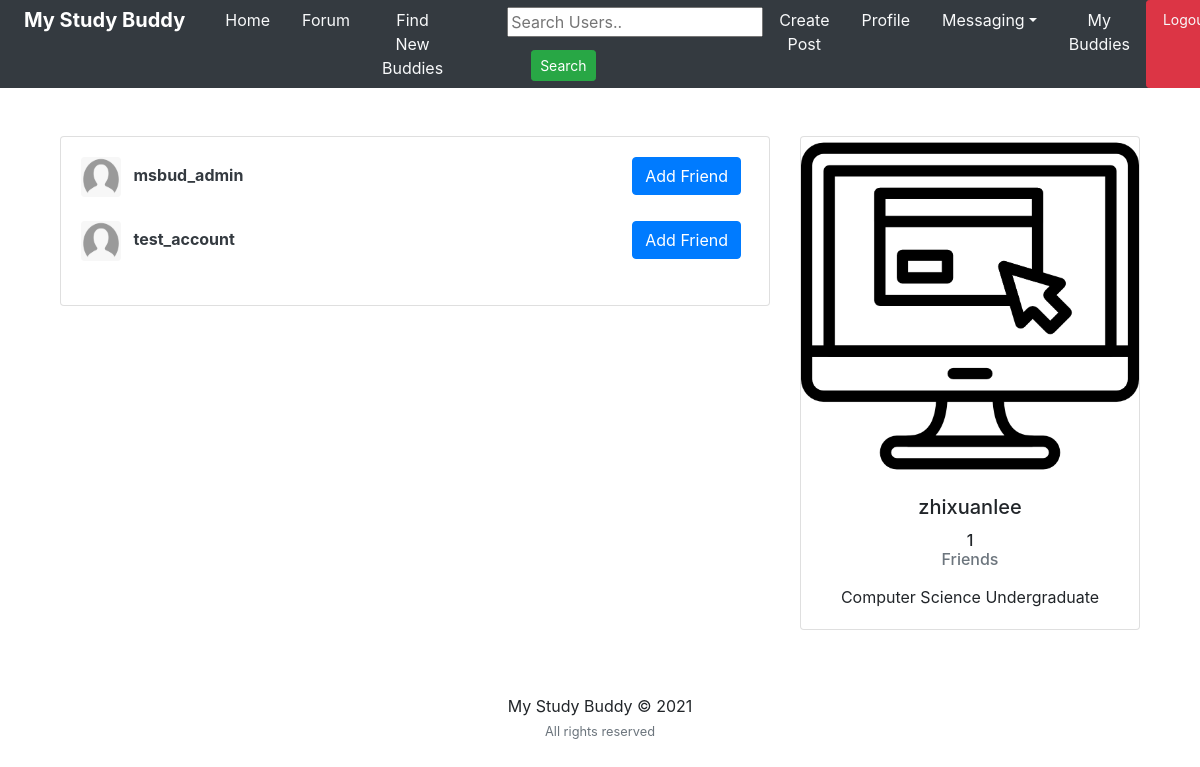
The page /users/ (signed in) on the database its author committed.
### users/models.py (models this page shows)
class Profile(models.Model):
	user = models.OneToOneField(User, on_delete=models.CASCADE)
	image = models.ImageField(default='default.png', upload_to='profile_pics')
	slug = AutoSlugField(populate_from='user')
	bio = models.CharField(max_length=255, blank=True)
	friends = models.ManyToManyField("Profile", blank=True)
	def __str__(self):
		return str(self.user.username)
	def get_absolute_url(self):
		return "/users/{}".format(self.slug)

### users/views.py (the view)
# urls.py: path('users/', user_views.users_list, name='users_list'),
@login_required
def users_list(request):
	users = Profile.objects.exclude(user=request.user)
	sent_friend_requests = FriendRequest.objects.filter(from_user=request.user)
	sent_to = []
	friends = []
	for user in users:
		friend = user.friends.all()
		for f in friend:
			if f in friends:
				friend = friend.exclude(user=f.user)
		friends+=friend
	my_friends = request.user.profile.friends.all()
	for i in my_friends:
		if i in friends:
			friends.remove(i)
	if request.user.profile in friends:
		friends.remove(request.user.profile)
	random_list = random.sample(list(users), min(len(list(users)), 10))
	for r in random_list:
		if r in friends:
			random_list.remove(r)
	friends+=random_list
	for i in my_friends:
		if i in friends:
			friends.remove(i)
	for se in sent_friend_requests:
		sent_to.append(se.to_user)
	context = {
		'users': friends,
		'sent': sent_to
	}
	return render(request, "users/users_list.html", context)

### users/templates/users/users_list.html (shortened to what this page needs)
{% extends "feed/layout.html" %} {% load static %}
{% block searchform %}
<form
  class="form-inline my-2 my-lg-0 ml-5"
  action="{% url 'search_users' %}"
  method="get"
>
  <input name="q" type="text" placeholder="Search Users.." />
  <button class="btn btn-success btn-sm my-2 my-sm-0 ml-4" type="submit">
    Search
  </button>
</form>
{% endblock searchform %} {% block content %}
<div class="container">
  <div class="row">
    <div class="col-md-8">
      {% if users %}
      <div class="card card-signin my-5">
        <div class="card-body">
          {% for user_p in users %}
          <a href="{{ user_p.get_absolute_url }}"
            ><img
              src="{{ user_p.image.url }}"
              class="rounded mr-2"
              width="40"
              height="40"
              alt=""
          /></a>
          <a class="text-dark" href="{{ user_p.get_absolute_url }}"
            ><b>{{ user_p }}</b></a
          >
          {% if not user_p.user in sent %}
          <small class="float-right">
            <a
              class="btn btn-primary mr-2"
              href="{% url 'send_friend_request' user_p.id %}"
              >Add Friend</a
            >
          </small>
          {% endif %}
          <br /><br />
          {% endfor %}
        </div>
      </div>
      {% else %}
      <h5><i>There are no new suggestions. Please come back later.</i></h5>
      {% endif %}
    </div>
    <div class="col-md-4">
      <div class="card card-signin my-5">
        <a href="{{ request.user.profile.get_absolute_url }}"
          ><img
            class="card-img-top"
            src="{{ request.user.profile.image.url }}"
            alt=""
        /></a>
        <div class="card-body">
          <h5 class="card-title text-center">{{ request.user }}</h5>
          <h6 class="text-center">
            {{ request.user.profile.friends.count }}
            <p class="text-muted">Friends</p>
          </h6>
          <p class="card-text text-center">{{ request.user.profile.bio }}</p>
        </div>
      </div>
    </div>
  </div>
  {% endblock content %}

### rows shown on the page
Profile: image (placeholder picture), user.username "msbud_admin", shows "Add Friend"
Profile: image (placeholder picture), user.username "test_account", shows "Add Friend"

### other values the page prints
{{ request.user }} "zhixuanlee"
{{ request.user.profile.friends.count }} "1"
{{ request.user.profile.bio }} "Computer Science Undergraduate"
